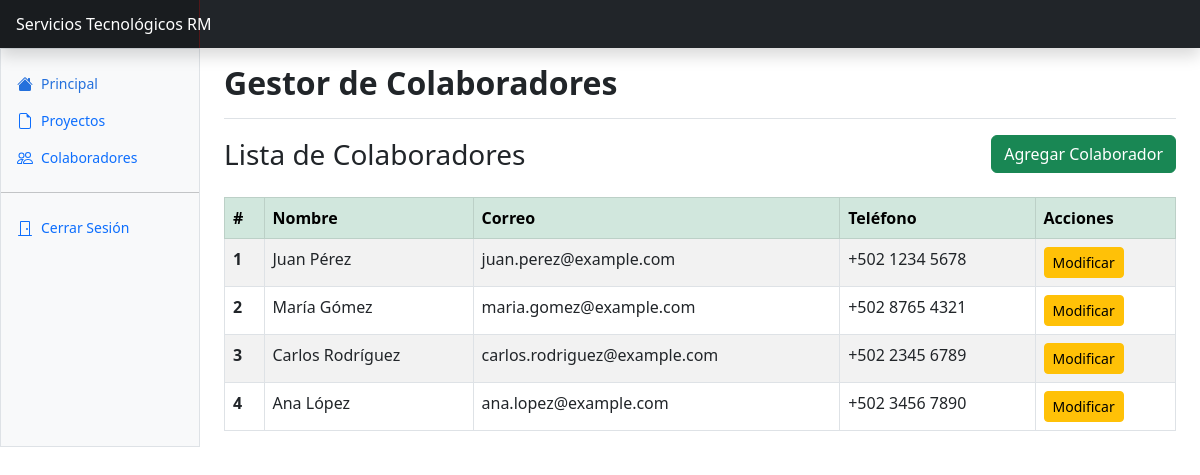
Page /backend/public/listar_colaboradores.php on the committed database.
### tables this page shows
CREATE TABLE `colaboradores` (
  `id` int(11) NOT NULL,
  `nombre` varchar(100) NOT NULL,
  `correo` varchar(100) NOT NULL,
  `telefono` varchar(20) DEFAULT NULL,
  `fecha_creacion` timestamp NULL DEFAULT current_timestamp()
);

### backend/public/listar_colaboradores.php (the view, shortened to what this page needs)
<?php
require_once './../config/db.php';
$sql = "SELECT id, nombre, correo, telefono FROM colaboradores";
$stmt = $pdo->prepare($sql);
$stmt->execute();
$colaboradores = $stmt->fetchAll();
include_once "./../views/theme/header.php";
?>
<div class="d-flex justify-content-between align-items-center mb-4">
    <h3 class="mb-0">Lista de Colaboradores</h3>
    <a href="agregar_colaborador.php" class="btn btn-success">Agregar Colaborador</a>
</div>
<table class="table table-striped table-hover table-bordered">
    <thead class="table-success">
        <tr>
            <th scope="col">#</th>
            <th scope="col">Nombre</th>
            <th scope="col">Correo</th>
            <th scope="col">Teléfono</th>
            <th scope="col">Acciones</th>
        </tr>
    </thead>
    <tbody>
        <?php if ($colaboradores): ?>
            <?php foreach ($colaboradores as $index => $colaborador): ?>
                <tr>
                    <th scope="row"><?= $index + 1 ?></th>
                    <td><?= htmlspecialchars($colaborador['nombre']) ?></td>
                    <td><?= htmlspecialchars($colaborador['correo']) ?></td>
                    <td><?= htmlspecialchars($colaborador['telefono']) ?></td>
                    <td>
                        <a href="modificar_colaborador.php?id=<?= $colaborador['id'] ?>"
                            class="btn btn-warning btn-sm">Modificar</a>
                    </td>
                </tr>
            <?php endforeach; ?>
        <?php else: ?>
            <tr>
                <td colspan="5" class="text-center">No hay colaboradores registrados.</td>
            </tr>
        <?php endif; ?>
    </tbody>
</table>
<?php include_once "./../views/theme/footer.php"; ?>

### rows in the picture
colaboradores: nombre "Juan Pérez", correo "juan.perez@example.com", telefono "+502 1234 5678"
colaboradores: nombre "María Gómez", correo "maria.gomez@example.com", telefono "+502 8765 4321"
colaboradores: nombre "Carlos Rodríguez", correo "carlos.rodriguez@example.com", telefono "+502 2345 6789"
colaboradores: nombre "Ana López", correo "ana.lopez@example.com", telefono "+502 3456 7890"

### other values in the picture
$title "Gestor de Colaboradores"
